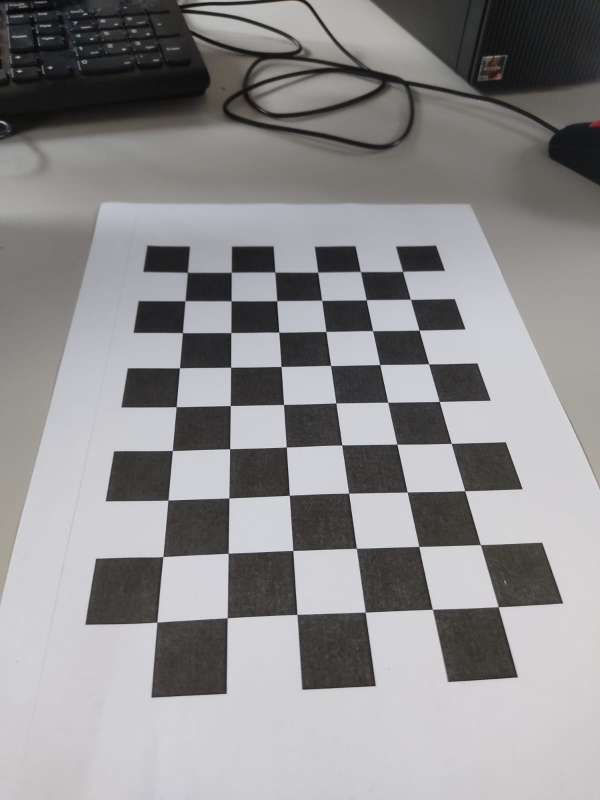
//> input picture Computer_Vision/lab8/1.jpeg, 1200 x 1600 px (shown at 1/2 size); its folder holds 3 pictures in this run
$ ./main   (built with g++ and OpenCV 4)
//> lines starting //> are read from the running program, lines starting //| are printed output that depends on the picture
#include "opencv2/calib3d.hpp"
#include "opencv2/core/mat.hpp"
#include "opencv2/core/types.hpp"
#include "opencv2/highgui.hpp"
#include "opencv2/imgcodecs.hpp"
#include "opencv2/imgproc.hpp"
#include <iostream>
#include <opencv2/core/utils/filesystem.hpp>
#include <ostream>
#include <string>
#include <vector>
using namespace cv;
using std::cout;
using std::endl;

int main(int argc, char **argv) {
  std::string glob_path("*.jpeg");
  if (argc < 1) {
    cout << "Error, provide path to the directory, the angle and format if "
            "it's not png"
         << endl;
    return -1;
  }
  std::vector<std::string> filenames;
  utils::fs::glob(".", glob_path, filenames);
  std::vector<Mat> imgs;
  imgs.reserve(filenames.size());
  for (int i = 0; i < filenames.size(); ++i) {
    Mat im = imread(filenames[i]);
//> im is the input picture: 1600 rows x 1200 cols, CV_8UC3; mean B, G, R 142.7, 141.6, 142.9
    imgs.push_back(im);
  }
  cout << imgs.size() << endl;
//| 3

  std::vector<std::vector<Point3f>> objpoints;
  std::vector<std::vector<Point2f>> vec_of_corners;
  float tile_size = 0.022f;
  std::vector<Point3f> objs;
  for (int i = 0; i < 9; ++i) {
    for (int j = 0; j < 6; ++j) {
      objs.push_back(Point3f(i * tile_size, j * tile_size, 0));
    }
  }
  for (auto &im : imgs) {
    std::vector<Point2f> corners;
    bool was_found = findChessboardCorners(im, Size(9, 6), corners);
    drawChessboardCorners(im, Size(9, 6), corners, was_found);
    imshow(std::string(was_found ? "true" : "false"), im);
    waitKey(0);
    vec_of_corners.push_back(corners);
    objpoints.push_back(objs);
  }
//> this loop made 3 passes
//> pass 1, `drawChessboardCorners(im, Size(9, 6), corners, was_found);`:
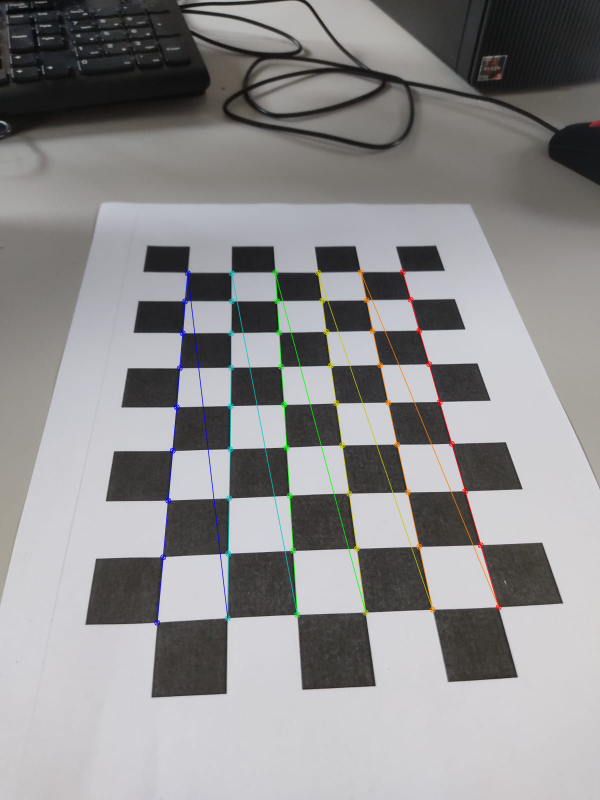
//> im: 1600 rows x 1200 cols, CV_8UC3 (shown at 1/2 size); mean B, G, R 142.3, 141.7, 142.7
//> pass 2, `drawChessboardCorners(im, Size(9, 6), corners, was_found);`:
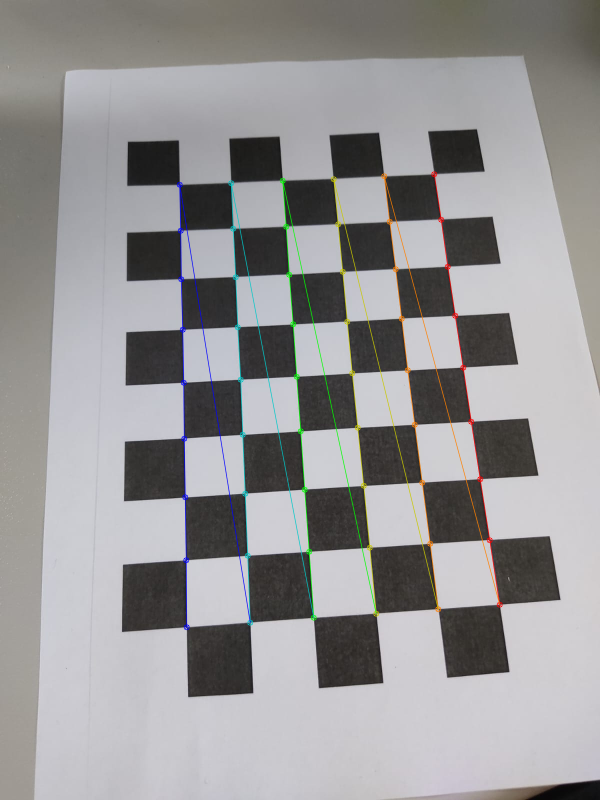
//> im: 1600 rows x 1200 cols, CV_8UC3 (shown at 1/2 size); mean B, G, R 150.3, 149.4, 150.5
//> pass 3, `drawChessboardCorners(im, Size(9, 6), corners, was_found);`:
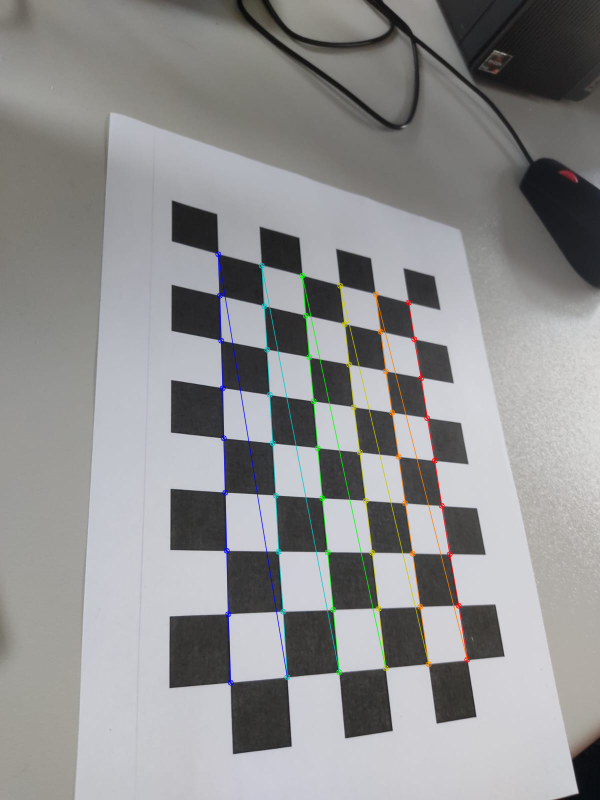
//> im: 1600 rows x 1200 cols, CV_8UC3 (shown at 1/2 size); mean B, G, R 144.5, 144.1, 144.1
  Mat cameraMatrix, distCoeffs, R, T;
  calibrateCamera(objpoints, vec_of_corners, Size(imgs[0].rows, imgs[0].cols),
                  cameraMatrix, distCoeffs, R, T);
//> cameraMatrix = [[1679.9, 0, 685], [0, 10048.5, -250.7], [0, 0, 1]]; distCoeffs = [-1.31, -161.8, -0.12, 0.106, 3383.1]; R = [[0.0838, 2.11, -2.3], [0.0997, 2.14, -2.28], [0.0198, 2.15, -2.33]]; T = [[0.0654, 0.0686, 0.599], [0.0731, 0.0571, 0.554], [0.0768, 0.0763, 0.614]]
  std::cout << "cameraMatrix : " << cameraMatrix << std::endl;
//| cameraMatrix : [1679.871509442328, 0, 685.0224568609325;
//|  0, 10048.45111581281, -250.6704749297107;
//|  0, 0, 1]
  std::cout << "Rotation vector : " << R << std::endl;
//| Rotation vector : [0.08378480632305724, 2.111605915130574, -2.299985516113845;
//|  0.09973152175041694, 2.138088791616394, -2.279527380882255;
//|  0.01980692116264672, 2.151415266025608, -2.334088242030657]
  std::cout << "Dist coeffs: " << distCoeffs << std::endl;
//| Dist coeffs: [-1.313805203440657, -161.8090287967928, -0.1201210533527348, 0.1060983490973405, 3383.082826466871]
  Mat map1, map2, newCameraMatrix;
  initUndistortRectifyMap(cameraMatrix, distCoeffs, R, newCameraMatrix,
                          Size(imgs[0].rows, imgs[0].cols), CV_32FC1, map1,
                          map2);
  Mat out;
  remap(imgs[0], out, map1, map2, INTER_LINEAR);
//> out: 1200 rows x 1600 cols, CV_8UC3; every value is 0
  imshow("o", out);
  imwrite("o.png", out);

  waitKey(0);
  return 0;
}
